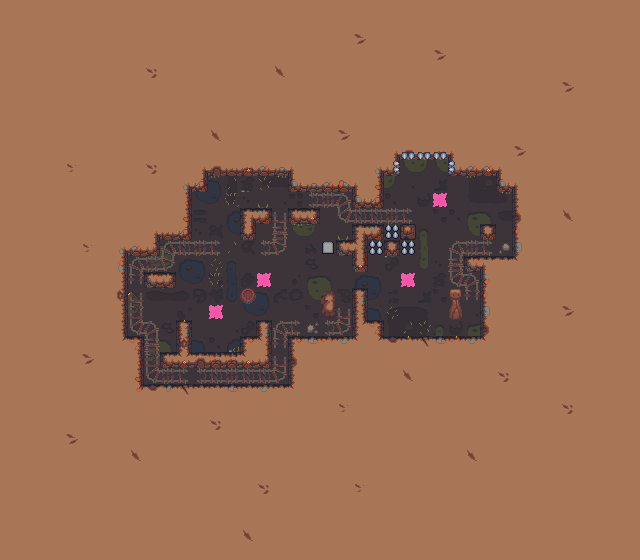

A level layout from a 2D game, rendered from its tile map. Below: a short description, then the map file with tile-grid data replaced by summaries:
An orthogonal 40x35 tile map with 16x16 px tiles, 6 tile layers (Art_Ground, Art_Ground2, Art_Walls, Art_Gameplay, ...), 1 hidden layer not drawn, 3 tilesets and 1 object (spawn).

<map version="1.2" tiledversion="2018.11.13" orientation="orthogonal" renderorder="right-down" width="40" height="35" tilewidth="16" tileheight="16" infinite="0" backgroundcolor="#a87656" nextlayerid="43" nextobjectid="2">
 <tileset firstgid="1" source="tileset/GameplayTileset.tsx" />
 <tileset firstgid="33" source="tileset/GameplayImages.tsx" />
 <tileset firstgid="305" source="tileset/SlimeCave.tsx" />
 <layer id="35" name="Art_Ground" width="40" height="35">
  <data>[1400 cells, 315 non-empty, 55 distinct tile ids]</data>
 </layer>
 <layer id="42" name="Art_Ground2" width="40" height="35">
  <data>[1400 cells, 73 non-empty, 26 distinct tile ids]</data>
 </layer>
 <layer id="36" name="Art_Walls" width="40" height="35">
  <data>[1400 cells, 119 non-empty, 65 distinct tile ids]</data>
 </layer>
 <layer id="37" name="Art_Gameplay" width="40" height="35">
  <data>[1400 cells, 13 non-empty, 6 distinct tile ids]</data>
 </layer>
 <layer id="38" name="SlimeCover" width="40" height="35">
  <data>[1400 cells, 0 non-empty, 0 distinct tile ids]</data>
 </layer>
 <layer id="39" name="Art_Above" width="40" height="35">
  <data>[1400 cells, 37 non-empty, 9 distinct tile ids]</data>
 </layer>
 <layer id="40" name="Gameplay" width="40" height="35" visible="0" opacity="0.25">
  <data>[1400 cells, 133 non-empty, 5 distinct tile ids]</data>
 </layer>
 <objectgroup id="41" name="Properties">
  <object id="1" name="spawn" x="208" y="368" width="16" height="16" />
 </objectgroup>
</map>
